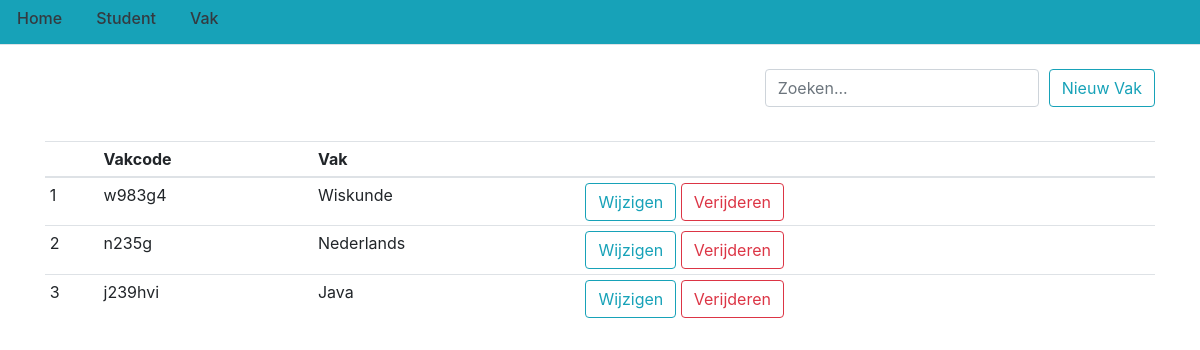
Before: /vakken with the older database file.
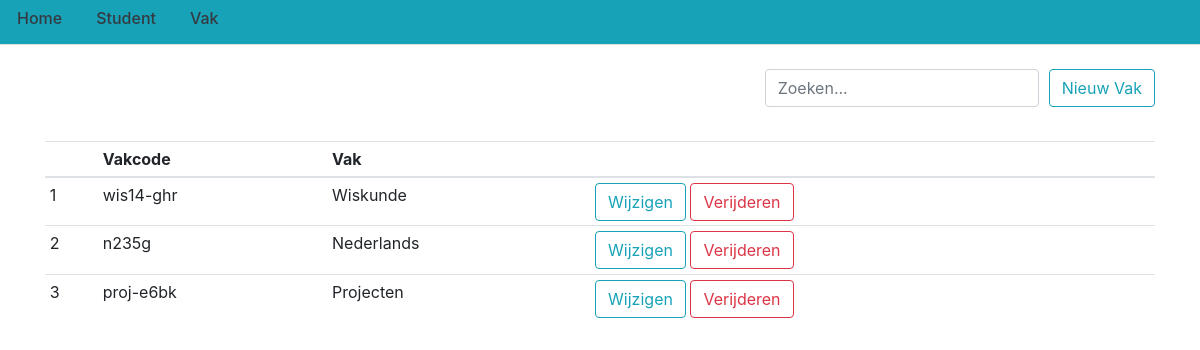
After: the same page with the newer database file.
### flasklog/models.py (models this page shows, shortened)
class Vak(db.Model):
    vak_id = db.Column(db.Integer(), primary_key=True)
    vakcode = db.Column(db.String(225), unique=True, nullable=False)
    vaknaam = db.Column(db.String(225), unique=True, nullable=False)
    presentie = db.relationship('Presentie', backref='vak', lazy=True)

### flasklog/routes.py (the view)
@app.route('/vakken')
def vakken():
    vak = Vak.query.all()
    return render_template('vakken.html', title='Vak', posts=vak)

### flasklog/templates/vakken.html (shortened to what this page needs)
{% extends "layout.html" %}
{% block content %}
<br>
<div>
    <div class="float-right">
        <a href="{{ url_for('nieuw_vak') }}">
            <button type="button" class="btn btn-outline-info">Nieuw Vak</button>
        </a>
    </div>
    <div class="float-right" style="margin-right:10px;">
        <input type="search" class="form-control" id="search" placeholder="Zoeken..." onkeyup="searchFunctionRep()">
    </div>
</div>
<br>
<br>
<br>
<div style="height: 20em; overflow: auto;">
    <table id="tbl_vak" class="table table-sm">
        <thead>
            <tr>
                <th scope="col"></th>
                <th scope="col">Vakcode</th>
                <th scope="col">Vak</th>
                <th scope="col"></th>
            </tr>
        </thead>
        <tbody>
            {% for vak in posts %}
            <tr>
                <td>{{ vak.vak_id }}</td>
                <td>{{ vak.vakcode }}</td>
                <td>{{ vak.vaknaam }}</td>
                <td>
                    <a href="{{ url_for('vak', id=vak.vak_id) }}">
                        <button type="button" class="btn btn-outline-info">Wijzigen</button>
                    </a>
                    <a href="{{ url_for('verwijder_vak', id=vak.vak_id) }}">
                        <button type="button" class="btn btn-outline-danger">Verijderen</button>
                    </a>
                </td>
            </tr>
            {% endfor %}
        </tbody>
    </table>
</div>
{% endblock content%}

Changed rows visible on the page:
changed Vak "Wiskunde": vakcode "w983g4" → "wis14-ghr"
changed Vak id 3: vakcode "j239hvi" → "proj-e6bk"; vaknaam "Java" → "Projecten"
